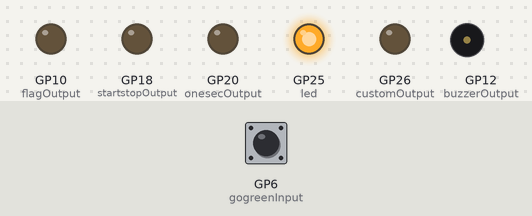
Bench run of a program on a simulated Raspberry Pi Pico running MicroPython. On the bench: output pins drawn as LEDs (lit = HIGH), buzzer (waves = sounding, pin HIGH). Dashed ring = blinking. The test bench sets the inputs (shaded band); at power-on: GP6 (gogreenInput) HIGH. Pins used as bus, display or sensor lines are not drawn.

Above: at 13.2 s.
13.3 s: GP6 (gogreenInput) pulled LOW for 0.15 s
At 14.0 s:
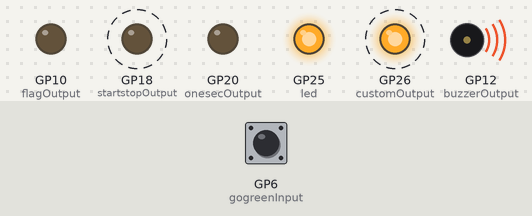
16.3 s: GP6 (gogreenInput) pulled LOW for 1 s
At 17.03 s:
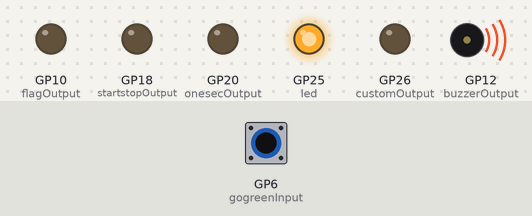
19.3 s: GP6 (gogreenInput) pulled LOW for 3.2 s
At 22.61 s:
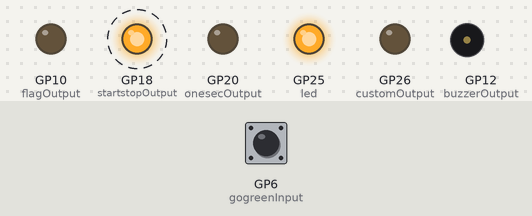
Timing chart, 0 to 25.4 s (numbered marks = the images above; inputs shaded):
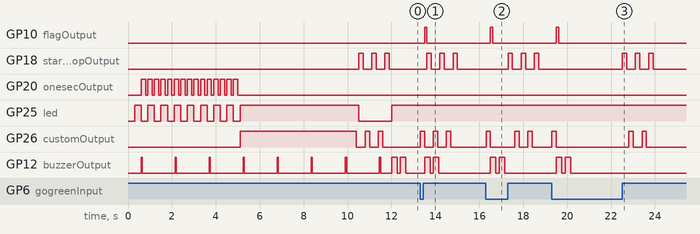

Measured:
- after the input at 13.3 s, GP10 (flagOutput): LOW → HIGH after 0.20 s, → LOW 0.10 s later; GP18 (startstopOutput): alternates HIGH for 0.20 s and LOW for 0.40 s, 6 changes in all, then stays LOW, starting after 0.30 s
- after the input at 16.3 s, GP10 (flagOutput): LOW → HIGH after 0.21 s, → LOW 0.10 s later; GP18 (startstopOutput): alternates HIGH for 0.20 s and LOW for 0.40 s, starting after 1.0 s
- after the input at 19.3 s, GP10 (flagOutput): LOW → HIGH after 0.21 s, → LOW 0.10 s later; GP18 (startstopOutput): alternates HIGH for 0.20 s and LOW for 0.40 s, 6 changes in all, then stays LOW, starting after 3.2 s

The program:

pico-startboard.py
```python
#import select
import sys

import time
#from datetime import datetime

import re
#import string

from machine import Pin, Timer

# constants
minElectricalFlagMS = 100

betweenButtonPauseMS = 100
pressButtonPauseMS = 200

buzzSetupNotifyOnMS = 50
buzzSetupNotifyOffMS = 1500

buzzAttentionOnMS = 250
buzzAttentionOffMS = 150

buzzExpiredOnMS = 500
buzzExpiredOffMS = 1500

customUpdateHoldMS = 5300

countdownWholeSeconds = 15
countdownMS = (countdownWholeSeconds*1000)

loopSleepMS = 50	# lag on detecting green request and red request
# does not affect false start detection because flag trigger
# is done at same time as starting clock, not when time expires

loopsPerTickle = (150*1000)/loopSleepMS	# under 3 minute auto shutdown

activateButtonValue = 1
releaseButtonValue = 0

activateFlagValue = 1
releaseFlagValue = 0

activateBuzzerValue = 1
releaseBuzzerValue = 0

buzzAtStartCountdown = True
buzzAtExpire = True

signallingGoGreenValue = 0
quietGoGreenValue = 1

attentionBuzzStopCount = 2

# state variables
finishedSetup = False
greenConfigured = False
attentionBuzzCount = 0
# store time.ticks_add(time.ticks_ms(), countdownMS) when light goes green
# while still green, test time.ticks_diff(greenExpireTick, time.ticks_ms()) <= 0
# to indicate expired (not forever, but within period of minutes)
greenExpireTick = 0
expiredBuzzing = False

timer = Timer()

# pins
onesecOutput = Pin(20, Pin.OUT)	# activate low
customOutput = Pin(26, Pin.OUT)	# activate low
resetOutput = Pin(16, Pin.OUT)	# activate low
startstopOutput = Pin(18, Pin.OUT)	# activate low

gogreenInput = Pin(6, Pin.IN, Pin.PULL_UP)	# signals low

flagOutput = Pin(10, Pin.OUT)	# activate high
buzzerOutput = Pin(12, Pin.OUT)	# activate high

led = Pin(25, Pin.OUT)

# subroutines

def startBuzz():
    buzzerOutput.value(activateBuzzerValue)

def stopBuzz():
    buzzerOutput.value(releaseBuzzerValue)

def startInSetupBuzz(timer):
    startBuzz()
    timer.init(mode=Timer.ONE_SHOT, period=buzzSetupNotifyOnMS, callback=stopInSetupBuzz)

def stopInSetupBuzz(timer):
    stopBuzz()
    timer.init(mode=Timer.ONE_SHOT, period=buzzSetupNotifyOffMS, callback=startInSetupBuzz)

def startInSetupBuzzPattern():
    startInSetupBuzz(timer)

def stopBuzzPattern():	# works for notify pattern, expired pattern, ...
    global timer
    timer.deinit()	# stop periodic or one-shot possibly still in progress
    timer = Timer()
    stopBuzz()		# ensure buzz pattern stopped "off"

def startExpiredBuzz(timer):
    if buzzAtExpire:
        startBuzz()
    timer.init(mode=Timer.ONE_SHOT, period=buzzExpiredOnMS, callback=stopExpiredBuzz)

def stopExpiredBuzz(timer):
    stopBuzz()
    timer.init(mode=Timer.ONE_SHOT, period=buzzExpiredOffMS, callback=startExpiredBuzz)

def startExpiredBuzzPattern():
    startExpiredBuzz(timer)

def startAttentionBuzz(timer):
    startBuzz()
    timer.init(mode=Timer.ONE_SHOT, period=buzzAttentionOnMS, callback=stopAttentionBuzz)

def stopAttentionBuzz(timer):
    global attentionBuzzCount
    stopBuzz()
    attentionBuzzCount += 1
    if attentionBuzzCount < attentionBuzzStopCount:
        timer.init(mode=Timer.ONE_SHOT, period=buzzAttentionOffMS, callback=startAttentionBuzz)
    # else done

def startAttentionBuzzPattern():
    global attentionBuzzCount
    attentionBuzzCount = 0
    startAttentionBuzz(timer)

def doPrepareClock():
    # given stopped, and not with zero displayed
    # custom restores previously stored value and starts clock
    customOutput.value(activateButtonValue)
    time.sleep_ms(pressButtonPauseMS)
    customOutput.value(releaseButtonValue)

    time.sleep_ms(betweenButtonPauseMS)

    # st-sp toggles clock running status (to stopped)
    startstopOutput.value(activateButtonValue)
    time.sleep_ms(pressButtonPauseMS)
    startstopOutput.value(releaseButtonValue)

    time.sleep_ms(betweenButtonPauseMS)

def doCarefulStopClock():
    # call when given clock either running or stopped AT ZERO

    # if clock running, st-sp stops clock
    # (if clock stopped not at zero, st-sp resumes countdown)
    # if clock stopped at zero, st-sp resets to stored value, still stopped
    startstopOutput.value(activateButtonValue)
    time.sleep_ms(pressButtonPauseMS)
    startstopOutput.value(releaseButtonValue)

    time.sleep_ms(betweenButtonPauseMS)

    # if clock running, custom does nothing
    # if clock stopped and not at zero, custom resets to stored value and starts clock
    # (if clock stopped at zero, custom resets to stored value and does NOT start clock)
    customOutput.value(activateButtonValue)
    time.sleep_ms(pressButtonPauseMS)
    customOutput.value(releaseButtonValue)

    time.sleep_ms(betweenButtonPauseMS)

    # st-sp toggles clock running status (to stopped)
    startstopOutput.value(activateButtonValue)
    time.sleep_ms(pressButtonPauseMS)
    startstopOutput.value(releaseButtonValue)

    time.sleep_ms(betweenButtonPauseMS)

def doEnsureStopAndPrepareClock():
    doCarefulStopClock()	# custom / st-sp ensures clock stopped and not at zero (given previously stored value)
    doPrepareClock()	# when already stopped, and not at zero, custom starts clock at stored value, st-sp stops it promptly

def doStartClock():
    global greenExpireTick

    # clock starts counting at release of custom
    # (unless held long enough to store value)
    customOutput.value(activateButtonValue)
    time.sleep_ms(pressButtonPauseMS)

    # trigger flag by shorting lines
    flagOutput.value(activateFlagValue)

    # notify athlete aurally
    if buzzAtStartCountdown:
        startAttentionBuzzPattern()	# returns promptly (uses timer to handle buzz)

    # start clock
    customOutput.value(releaseButtonValue)
    greenExpireTick = time.ticks_add(time.ticks_ms(), countdownMS)	# offset from timer green by button activation duration

    # avoid rapid button press, and ensure electrical flag recorded
    time.sleep_ms(max(minElectricalFlagMS, betweenButtonPauseMS))

    # restore flag
    flagOutput.value(releaseFlagValue)

def doStartup():
    global finishedSetup

    # reset the clock to defaults
    resetOutput.value(activateButtonValue)
    time.sleep_ms(pressButtonPauseMS)
    resetOutput.value(releaseButtonValue)
    time.sleep_ms(betweenButtonPauseMS)
    led.toggle()

    # again, in case first press only woke the clock
    resetOutput.value(activateButtonValue)
    time.sleep_ms(pressButtonPauseMS)
    resetOutput.value(releaseButtonValue)
    time.sleep_ms(betweenButtonPauseMS)
    led.toggle()

    startInSetupBuzzPattern()

    # set up false start countdown duration
    for addSec in range(countdownWholeSeconds):
        onesecOutput.value(activateButtonValue)
        #startBuzz()
        time.sleep_ms(pressButtonPauseMS)

        onesecOutput.value(releaseButtonValue)
        #stopBuzz()
        time.sleep_ms(betweenButtonPauseMS)

        led.toggle()

    # store the countdown in the clock's Custom button
    customOutput.value(activateButtonValue)
    time.sleep_ms(customUpdateHoldMS)

    customOutput.value(releaseButtonValue)
    time.sleep_ms(betweenButtonPauseMS)
    led.toggle()

    doEnsureStopAndPrepareClock()
    led.toggle()

    stopBuzzPattern()

    startAttentionBuzzPattern()
    led.toggle()

    finishedSetup = True

################### main code
led.value(0)
doStartup()
led.value(1)

tickleCount = 0
while True:
    if greenConfigured and gogreenInput.value() == quietGoGreenValue:
        if expiredBuzzing:
            stopBuzzPattern()
            expiredBuzzing = False
        doEnsureStopAndPrepareClock()	# avoid race condition between operator and clock
        greenConfigured = False
        tickleCount = 0	# touched buttons

    elif not greenConfigured and gogreenInput.value() == signallingGoGreenValue:
        doStartClock()	# sets greenExpireTick soon after electrical flag event for green light
        greenConfigured = True
        tickleCount = 0	# touched buttons

    else:	# may or may not be greenConfigured
        time.sleep_ms(loopSleepMS)
        tickleCount += 1

        if not expiredBuzzing and greenConfigured and time.ticks_diff(greenExpireTick, time.ticks_ms()) <= 0:
            # recently expired and still green
            startExpiredBuzzPattern()
            expiredBuzzing = True

        if tickleCount == loopsPerTickle:
            led.toggle()
            if not greenConfigured:
                doPrepareClock()		# clock known stopped
            else:
                doEnsureStopAndPrepareClock()	# if user still showing green, still keep clock awake while buzzing continues
            tickleCount = 0
            led.toggle()
```
